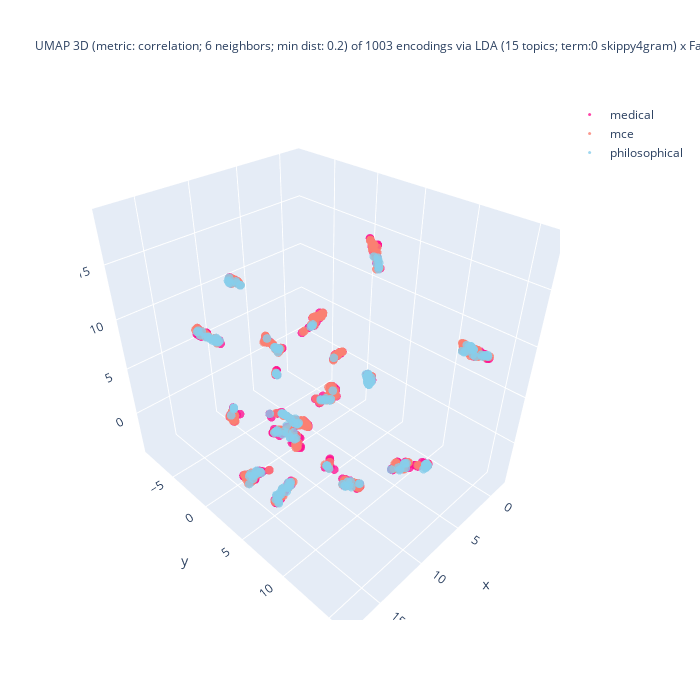

The notebook cell this image was saved under:
### Code cell
%%capture --no-display

## Plotlyを使って tSNE の結果の可視化 (3D)
import plotly.graph_objects as go
import numpy as np
#
domain_ids = set(encoded_df['domain_id'])
reverse_domain_list = False
if reverse_domain_list:
    domain_ids = sorted(domain_list, reverse = True)
## layered/traced drawing
fig = go.Figure()
for domain_id in domain_ids:
    # set marker size of the target domain
    if domain_id == [ i for k, v in domain_encoding.items() if k == target_domain ][0]:
        size_val = 5
    else:
        size_val = 3
    part = encoded_df[ encoded_df['domain_id'] == domain_id ]
    color = colormap[domain_id]
    print(f"color: {color}")
    fig.add_trace(
        go.Scatter3d(
            x = part['D1'], y = part['D2'], z = part['D3'],
            name = domain_back_encoding[domain_id],
            mode = 'markers',
            marker = dict(size = size_val, opacity = 0.8),
            #marker_colorscale = list(colormap.values()),
            marker_color = color,
            showlegend = True
        )
    )

## 3D 散布図にラベルを追加する処理は未実装
df_size = len(df)
if use_UMAP:
    title_header = f"UMAP 3D (metric: {umap_metric}; {umap_n_neighbors} neighbors; min dist: {umap_min_dist}) of {df_size} encodings via\n"
else:
    title_header = f"t-SNE 3D (ppl: {doc_perplexity_val}) of {df_size} encodings of via\n"
if use_FastText:
    if use_LDA:
        title_body = f"LDA ({n_topics} topics; term:0 {lda_term_type}) x FastText ({ft_n_dims} dims; term: {ft_term_type}; window: {ft_window_size})"
    else:
        title_body = f"FastText ({ft_n_dims} dims; term: {ft_term_type}; window: {ft_window_size})"
else:
    title_body = f"LDA ({n_topics} topics; term: {lda_term_type})"
#
title_val = title_header + title_body
fig.update_layout(title = dict(text = title_val, font_size = 12), autosize = False, width = 700, height = 700)
fig.show()

### Figure 1 — Plotly figure (JSON) as saved in the notebook; plotly's stock layout.template omitted (floating-point values rounded to 4 significant figures; data arrays with more than 128 entries replaced by an {"elided": "..."} marker saying what was removed)
{"data": [{"marker": {"color": "deeppink", "opacity": 0.8, "size": 3}, "mode": "markers", "name": "medical", "showlegend": true, "type": "scatter3d", "x": {"elided": "400 float values"}, "y": {"elided": "400 float values"}, "z": {"elided": "400 float values"}}, {"marker": {"color": "salmon", "opacity": 0.8, "size": 3}, "mode": "markers", "name": "mce", "showlegend": true, "type": "scatter3d", "x": {"elided": "400 float values"}, "y": {"elided": "400 float values"}, "z": {"elided": "400 float values"}}, {"marker": {"color": "skyblue", "opacity": 0.8, "size": 3}, "mode": "markers", "name": "philosophical", "showlegend": true, "type": "scatter3d", "x": {"elided": "203 float values"}, "y": {"elided": "203 float values"}, "z": {"elided": "203 float values"}}], "layout": {"autosize": false, "height": 700, "title": {"font": {"size": 12}, "text": "UMAP 3D (metric: correlation; 6 neighbors; min dist: 0.2) of 1003 encodings via\nLDA (15 topics; term:0 skippy4gram) x FastText (8 dims; term: 2gram; window: 5)"}, "width": 700}}
